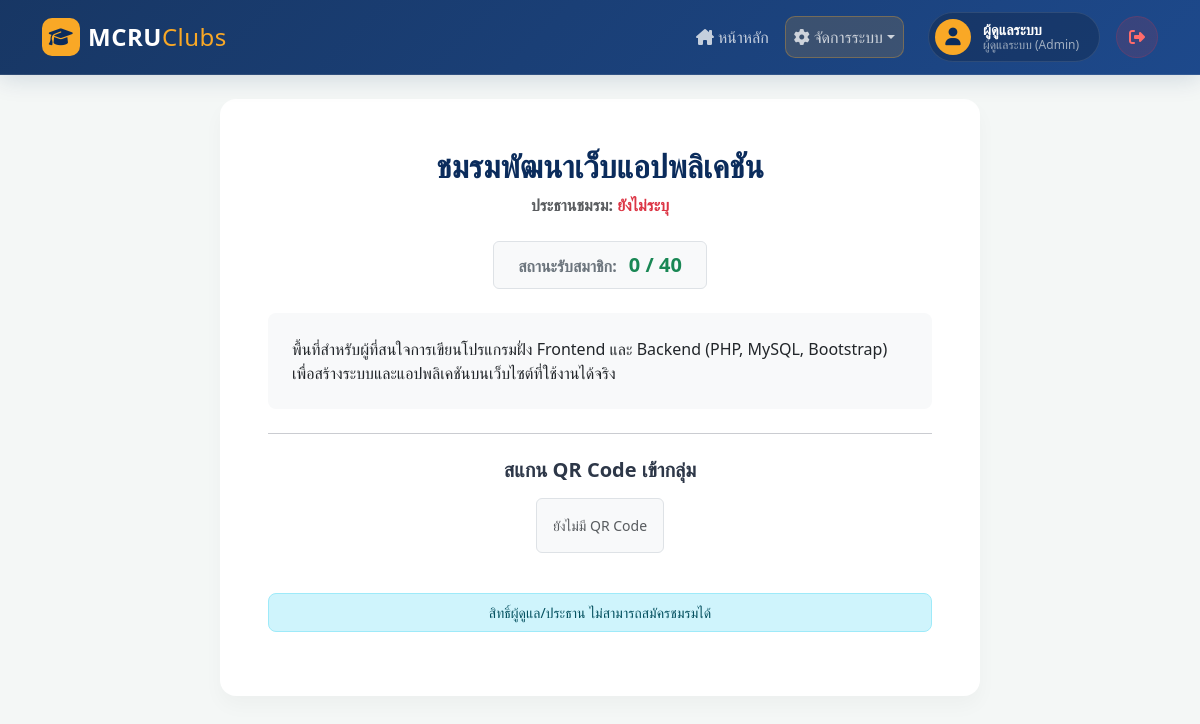
Screenshot of /club_detail.php?id=2 (signed in) with the database file from the repository.
### tables this page shows
CREATE TABLE `clubs`  (
  `id` int NOT NULL AUTO_INCREMENT COMMENT 'รหัสอ้างอิงชมรม (Primary Key)',
  `club_name` varchar(100) NOT NULL COMMENT 'ชื่อชมรม',
  `description` text NULL COMMENT 'รายละเอียด/คำอธิบายชมรม',
  `club_logo` varchar(255) NULL DEFAULT NULL COMMENT 'path หรือ URL รูปโลโก้ชมรม',
  `qr_code` varchar(255) NULL DEFAULT NULL COMMENT 'path หรือ URL QR code สำหรับสมัครเข้าชมรม',
  `max_members` int NULL DEFAULT 50 COMMENT 'จำนวนสมาชิกสูงสุดที่รับได้',
  `president_id` int NULL DEFAULT NULL COMMENT 'FK อ้างถึง users.id ผู้เป็นประธานชมรมนี้ (NULL ถ้ายังไม่มีประธาน)',
  PRIMARY KEY (`id`) USING BTREE,
  INDEX `president_id`(`president_id` ASC) USING BTREE,
  CONSTRAINT `clubs_ibfk_1` FOREIGN KEY (`president_id`) REFERENCES `users` (`id`) ON DELETE SET NULL ON UPDATE RESTRICT
);

### club_detail.php (the view, shortened to what this page needs)
<?php
session_start(); require 'db.php';
$club_id = isset($_GET['id']) ? intval($_GET['id']) : 0;
$stmt = $conn->prepare("SELECT c.*, u.name as pres_name, (SELECT COUNT(*) FROM applications WHERE club_id = c.id AND status='approved') as current_members FROM clubs c LEFT JOIN users u ON c.president_id = u.id WHERE c.id = ?");
$stmt->bind_param("i", $club_id); $stmt->execute(); $club = $stmt->get_result()->fetch_assoc();
$app_status = null;
$is_full = ($club['current_members'] >= $club['max_members']);
?>
<!DOCTYPE html><html lang="th"><head><meta charset="UTF-8"><title><?= htmlspecialchars($club['club_name']) ?></title>
<link href="https://cdn.jsdelivr.net/npm/bootstrap@5.3.0/dist/css/bootstrap.min.css" rel="stylesheet">
<script src="https://cdn.jsdelivr.net/npm/bootstrap@5.3.0/dist/js/bootstrap.bundle.min.js"></script><link rel="stylesheet" href="style.css"></head><body>
<?php include 'navbar.php'; ?>
<div class="container pb-5 mt-4"><div class="row justify-content-center"><div class="col-md-8 text-center card-custom p-5">
    <h2 class="text-primary-custom fw-bold mb-2"><?= htmlspecialchars($club['club_name']) ?></h2>
    <p class="text-muted fw-bold mb-4">ประธานชมรม: <?= $club['pres_name'] ? htmlspecialchars($club['pres_name']) : '<span class="text-danger">ยังไม่ระบุ</span>' ?></p>
    <div class="d-flex justify-content-center mb-4"><div class="border rounded px-4 py-2 bg-light"><span class="text-secondary fw-bold">สถานะรับสมาชิก: </span><span class="<?= $is_full ? 'text-danger' : 'text-success' ?> fs-5 fw-bold ms-2"><?= $club['current_members'] ?> / <?= $club['max_members'] ?></span></div></div>
    <p class="text-dark mb-4 text-start bg-light p-4 rounded-3"><?= nl2br(htmlspecialchars($club['description'])) ?></p>
    <hr class="my-4"><h5 class="fw-bold mb-3">สแกน QR Code เข้ากลุ่ม</h5>
    <?php if (!empty($club['qr_code']) && file_exists($club['qr_code'])): ?><img src="<?= htmlspecialchars($club['qr_code']) ?>" class="img-fluid mb-4 border rounded p-2" style="max-width: 200px;"><?php else: ?><p class="text-muted small border p-3 bg-light rounded d-inline-block">ยังไม่มี QR Code</p><?php endif; ?>
    <div class="mt-4">
        <?php if ($_SESSION['role'] === 'student'): ?>
            <?php if ($app_status === null): ?>
                <?php if ($is_full): ?><div class="alert alert-danger py-3 fw-bold rounded-3">❌ ชมรมนี้สมาชิกเต็มแล้ว ไม่สามารถสมัครได้</div>
                <?php else: ?><form action="apply.php" method="POST"><input type="hidden" name="club_id" value="<?= $club['id'] ?>"><button type="submit" class="btn-primary-custom w-100 py-3 fs-5">สมัครเข้าชมรมนี้</button></form><?php endif; ?>
            <?php elseif ($app_status === 'pending'): ?><div class="alert alert-warning py-3 fw-bold rounded-3">⏳ คุณได้ส่งคำขอแล้ว รอการอนุมัติ</div>
            <?php elseif ($app_status === 'approved'): ?><div class="alert alert-success py-3 fw-bold rounded-3">✅ คุณเป็นสมาชิกชมรมนี้แล้ว</div>
            <?php else: ?><div class="alert alert-danger py-3 fw-bold rounded-3">❌ คำขอสมัครถูกปฏิเสธ</div><?php endif; ?>
        <?php else: ?><div class="alert alert-info py-2 rounded-3 small">สิทธิ์ผู้ดูแล/ประธาน ไม่สามารถสมัครชมรมได้</div><?php endif; ?>
    </div>
</div></div></div></body></html>

### style.css (style rules this page uses)
:root { --primary-blue: #0b2c5c; --primary-hover: #071d3d; --accent-gold: #f9a826; --bg-light: #f4f7f6; --text-dark: #2d3748; }
body { background-color: var(--bg-light); font-family: "Segoe UI", Tahoma, Geneva, Verdana, sans-serif; color: var(--text-dark); }
.card-custom { border: none; border-radius: 16px; box-shadow: 0 10px 20px rgba(0, 0, 0, 0.03); transition: 0.3s; background: #ffffff; overflow: hidden; }
.text-primary-custom { color: var(--primary-blue) !important; }

### rows the page displays
clubs: club_name "ชมรมพัฒนาเว็บแอปพลิเคชัน", max_members "40", description "พื้นที่สำหรับผู้ที่สนใจการเขียนโปรแกรมฝั่ง Frontend และ Backend (PHP, MySQL, Bootstrap) เพื่อสร้างระบบและแอปพลิเคชันบนเว็บไซต์ที่ใช้งานได้จริง"

### other values shown
$_SESSION['name'] "ผู้ดูแลระบบ"
$club['current_members'] "0"
